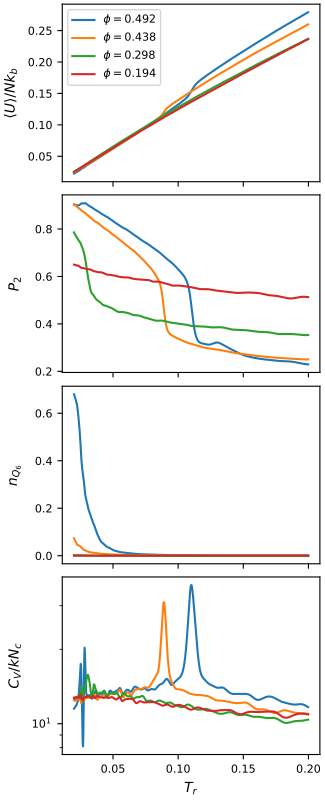

Reproduce this figure in Python.
#!/usr/bin/env python3
# -*- coding: utf-8 -*-
"""
created on Tue June 14 08:41:00 2021

@author: pierrekawak
"""

import sys
import numpy as np
import matplotlib.pyplot as plt
import random

Nc    = 125
Nb    = 10
sigma = 1.0
label_prefix = r'$\phi=$'

names = ["T", "Em", "Cv", "q6", "P2", "n6", "r2e", "r2g", "sms"]

WL_A_file = "../Lx11.000_kb10.0_WLMC_results.out"
WL_B_file = "../Lx11.436_kb10.0_WLMC_results.out"
WL_C_file = "../Lx13.000_kb10.0_WLMC_results.out"
WL_D_file = "../Lx15.000_kb10.0_WLMC_results.out"
Lx_A      = 11.000
Lx_B      = 11.436
Lx_C      = 13.000
Lx_D      = 15.000
phi_A     = np.round(Nc*Nb*sigma**3/Lx_A**3*np.pi/6, 3)
phi_B     = np.round(Nc*Nb*sigma**3/Lx_B**3*np.pi/6, 3)
phi_C     = np.round(Nc*Nb*sigma**3/Lx_C**3*np.pi/6, 3)
phi_D     = np.round(Nc*Nb*sigma**3/Lx_D**3*np.pi/6, 3)
kb_A      = 10.0
kb_B      = 10.0
kb_C      = 10.0
kb_D      = 10.0

import pandas as pd
WL_A_df    = pd.read_csv(WL_A_file, index_col=False, delimiter=' ', names=names)
WL_B_df    = pd.read_csv(WL_B_file, index_col=False, delimiter=' ', names=names)
WL_C_df    = pd.read_csv(WL_C_file, index_col=False, delimiter=' ', names=names)
WL_D_df    = pd.read_csv(WL_D_file, index_col=False, delimiter=' ', names=names)

WL_A_df['Tr']    = WL_A_df['T']/kb_A
WL_B_df['Tr']    = WL_B_df['T']/kb_B
WL_C_df['Tr']    = WL_C_df['T']/kb_C
WL_D_df['Tr']    = WL_D_df['T']/kb_D

# filter all values under 0.01
WL_A_df = WL_A_df.loc[WL_A_df['Tr'] > 0.02]
WL_B_df = WL_B_df.loc[WL_B_df['Tr'] > 0.02]
WL_C_df = WL_C_df.loc[WL_C_df['Tr'] > 0.02]
WL_D_df = WL_D_df.loc[WL_D_df['Tr'] > 0.02]

WL_A_df = WL_A_df.loc[WL_A_df['Tr'] < 0.2]
WL_B_df = WL_B_df.loc[WL_B_df['Tr'] < 0.2]
WL_C_df = WL_C_df.loc[WL_C_df['Tr'] < 0.2]
WL_D_df = WL_D_df.loc[WL_D_df['Tr'] < 0.2]

fig, ax = plt.subplots(4, 1, sharex=True, figsize=(3.25,2.0*4), constrained_layout=True)

multiplier = 1/Nc/Nb
ax[0].plot(WL_A_df["Tr"], WL_A_df["Em"]/kb_A*multiplier, label=label_prefix+str(phi_A))
ax[0].plot(WL_B_df["Tr"], WL_B_df["Em"]/kb_B*multiplier, label=label_prefix+str(phi_B))
ax[0].plot(WL_C_df["Tr"], WL_C_df["Em"]/kb_C*multiplier, label=label_prefix+str(phi_C))
ax[0].plot(WL_D_df["Tr"], WL_D_df["Em"]/kb_D*multiplier, label=label_prefix+str(phi_D))
ax[0].set_ylabel(r"$\left<U\right>/Nk_{b}$", fontsize=10, labelpad=7)
ax[0].tick_params(axis='both', labelsize=8)
ax[0].legend(loc='best', fontsize=8)#, prop={'size': 6})

ax[1].plot(WL_A_df["Tr"], WL_A_df["P2"], label=label_prefix+str(phi_A))
ax[1].plot(WL_B_df["Tr"], WL_B_df["P2"], label=label_prefix+str(phi_B))
ax[1].plot(WL_C_df["Tr"], WL_C_df["P2"], label=label_prefix+str(phi_C))
ax[1].plot(WL_D_df["Tr"], WL_D_df["P2"], label=label_prefix+str(phi_D))
ax[1].set_ylabel(r"$P_{2}$", fontsize=10, labelpad=9)
ax[1].tick_params(axis='both', labelsize=8)
#ax[1].set_ylim(0.2,1)

ax[2].plot(WL_A_df["Tr"], WL_A_df["n6"], label=label_prefix+str(phi_A))
ax[2].plot(WL_B_df["Tr"], WL_B_df["n6"], label=label_prefix+str(phi_B))
ax[2].plot(WL_C_df["Tr"], WL_C_df["n6"], label=label_prefix+str(phi_C))
ax[2].plot(WL_D_df["Tr"], WL_D_df["n6"], label=label_prefix+str(phi_D))
ax[2].set_ylabel(r"$n_{Q_{6}}$", fontsize=10, labelpad=9.5)
ax[2].tick_params(axis='both', labelsize=8)
#ax[2].set_ylim(0,1)

multiplier = 1/Nc #/Nb
ax[3].plot(WL_A_df["Tr"], WL_A_df["Cv"]*multiplier, label=label_prefix+str(phi_A))
ax[3].plot(WL_B_df["Tr"], WL_B_df["Cv"]*multiplier, label=label_prefix+str(phi_B))
ax[3].plot(WL_C_df["Tr"], WL_C_df["Cv"]*multiplier, label=label_prefix+str(phi_C))
ax[3].plot(WL_D_df["Tr"], WL_D_df["Cv"]*multiplier, label=label_prefix+str(phi_D))
ax[3].set_ylabel(r"$C_{V}/kN_{c}$", fontsize=10, labelpad=7)
ax[3].set_xlabel(r"$T_{r}$", fontsize=10, labelpad=5)
ax[3].tick_params(axis='both', labelsize=8)
ax[3].set_yscale('log')
from matplotlib.ticker import ScalarFormatter, NullFormatter
#ax[3].yaxis.set_major_formatter(ScalarFormatter())
ax[3].yaxis.set_minor_formatter(NullFormatter())
#ax[3].set_ylim(10,100)

#plt.subplots_adjust(left=0.168, top=0.999, bottom=0.05, right=0.998, hspace=0.1)

import os
basename = os.path.splitext(__file__)[0]
plt.savefig(basename+".pdf")
